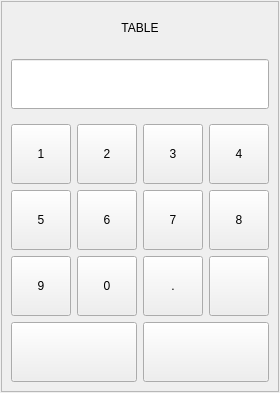
<?xml version="1.0" encoding="UTF-8"?>
<ui version="4.0">
 <class>DlgPassword</class>
 <widget class="QDialog" name="DlgPassword">
  <property name="geometry">
   <rect>
    <x>0</x>
    <y>0</y>
    <width>280</width>
    <height>393</height>
   </rect>
  </property>
  <property name="sizePolicy">
   <sizepolicy hsizetype="Preferred" vsizetype="Preferred">
    <horstretch>0</horstretch>
    <verstretch>0</verstretch>
   </sizepolicy>
  </property>
  <property name="maximumSize">
   <size>
    <width>280</width>
    <height>16777215</height>
   </size>
  </property>
  <property name="windowTitle">
   <string/>
  </property>
  <layout class="QGridLayout" name="gridLayout">
   <property name="leftMargin">
    <number>1</number>
   </property>
   <property name="topMargin">
    <number>1</number>
   </property>
   <property name="rightMargin">
    <number>1</number>
   </property>
   <property name="bottomMargin">
    <number>1</number>
   </property>
   <item row="0" column="0">
    <widget class="QFrame" name="frame">
     <property name="frameShape">
      <enum>QFrame::StyledPanel</enum>
     </property>
     <property name="frameShadow">
      <enum>QFrame::Raised</enum>
     </property>
     <property name="smartdlg" stdset="0">
      <bool>true</bool>
     </property>
     <layout class="QGridLayout" name="gridLayout_2">
      <item row="0" column="0" colspan="4">
       <widget class="QLabel" name="label">
        <property name="sizePolicy">
         <sizepolicy hsizetype="Preferred" vsizetype="Preferred">
          <horstretch>0</horstretch>
          <verstretch>0</verstretch>
         </sizepolicy>
        </property>
        <property name="text">
         <string>TABLE</string>
        </property>
        <property name="alignment">
         <set>Qt::AlignCenter</set>
        </property>
        <property name="wordWrap">
         <bool>true</bool>
        </property>
       </widget>
      </item>
      <item row="1" column="0" colspan="4">
       <widget class="QWidget" name="widget" native="true">
        <layout class="QHBoxLayout" name="horizontalLayout">
         <property name="leftMargin">
          <number>0</number>
         </property>
         <property name="rightMargin">
          <number>0</number>
         </property>
         <item>
          <widget class="QLineEdit" name="lePassword">
           <property name="sizePolicy">
            <sizepolicy hsizetype="Expanding" vsizetype="Preferred">
             <horstretch>0</horstretch>
             <verstretch>0</verstretch>
            </sizepolicy>
           </property>
           <property name="minimumSize">
            <size>
             <width>0</width>
             <height>50</height>
            </size>
           </property>
           <property name="font">
            <font>
             <pointsize>16</pointsize>
            </font>
           </property>
           <property name="echoMode">
            <enum>QLineEdit::Password</enum>
           </property>
           <property name="alignment">
            <set>Qt::AlignCenter</set>
           </property>
          </widget>
         </item>
        </layout>
       </widget>
      </item>
      <item row="2" column="0">
       <widget class="QPushButton" name="pushButton">
        <property name="minimumSize">
         <size>
          <width>60</width>
          <height>60</height>
         </size>
        </property>
        <property name="maximumSize">
         <size>
          <width>60</width>
          <height>60</height>
         </size>
        </property>
        <property name="focusPolicy">
         <enum>Qt::NoFocus</enum>
        </property>
        <property name="text">
         <string>1</string>
        </property>
       </widget>
      </item>
      <item row="2" column="1">
       <widget class="QPushButton" name="pushButton_2">
        <property name="minimumSize">
         <size>
          <width>60</width>
          <height>60</height>
         </size>
        </property>
        <property name="maximumSize">
         <size>
          <width>60</width>
          <height>60</height>
         </size>
        </property>
        <property name="focusPolicy">
         <enum>Qt::NoFocus</enum>
        </property>
        <property name="text">
         <string>2</string>
        </property>
       </widget>
      </item>
      <item row="2" column="2">
       <widget class="QPushButton" name="pushButton_3">
        <property name="minimumSize">
         <size>
          <width>60</width>
          <height>60</height>
         </size>
        </property>
        <property name="maximumSize">
         <size>
          <width>60</width>
          <height>60</height>
         </size>
        </property>
        <property name="focusPolicy">
         <enum>Qt::NoFocus</enum>
        </property>
        <property name="text">
         <string>3</string>
        </property>
       </widget>
      </item>
      <item row="2" column="3">
       <widget class="QPushButton" name="pushButton_4">
        <property name="minimumSize">
         <size>
          <width>60</width>
          <height>60</height>
         </size>
        </property>
        <property name="maximumSize">
         <size>
          <width>60</width>
          <height>60</height>
         </size>
        </property>
        <property name="focusPolicy">
         <enum>Qt::NoFocus</enum>
        </property>
        <property name="text">
         <string>4</string>
        </property>
       </widget>
      </item>
      <item row="3" column="0">
       <widget class="QPushButton" name="pushButton_5">
        <property name="minimumSize">
         <size>
          <width>60</width>
          <height>60</height>
         </size>
        </property>
        <property name="maximumSize">
         <size>
          <width>60</width>
          <height>60</height>
         </size>
        </property>
        <property name="focusPolicy">
         <enum>Qt::NoFocus</enum>
        </property>
        <property name="text">
         <string>5</string>
        </property>
       </widget>
      </item>
      <item row="3" column="1">
       <widget class="QPushButton" name="pushButton_6">
        <property name="minimumSize">
         <size>
          <width>60</width>
          <height>60</height>
         </size>
        </property>
        <property name="maximumSize">
         <size>
          <width>60</width>
          <height>60</height>
         </size>
        </property>
        <property name="focusPolicy">
         <enum>Qt::NoFocus</enum>
        </property>
        <property name="text">
         <string>6</string>
        </property>
       </widget>
      </item>
      <item row="3" column="2">
       <widget class="QPushButton" name="pushButton_7">
        <property name="minimumSize">
         <size>
          <width>60</width>
          <height>60</height>
         </size>
        </property>
        <property name="maximumSize">
         <size>
          <width>60</width>
          <height>60</height>
         </size>
        </property>
        <property name="focusPolicy">
         <enum>Qt::NoFocus</enum>
        </property>
        <property name="text">
         <string>7</string>
        </property>
       </widget>
      </item>
      <item row="3" column="3">
       <widget class="QPushButton" name="pushButton_8">
        <property name="minimumSize">
         <size>
          <width>60</width>
          <height>60</height>
         </size>
        </property>
        <property name="maximumSize">
         <size>
          <width>60</width>
          <height>60</height>
         </size>
        </property>
        <property name="focusPolicy">
         <enum>Qt::NoFocus</enum>
        </property>
        <property name="text">
         <string>8</string>
        </property>
       </widget>
      </item>
      <item row="4" column="0">
       <widget class="QPushButton" name="pushButton_9">
        <property name="minimumSize">
         <size>
          <width>60</width>
          <height>60</height>
         </size>
        </property>
        <property name="maximumSize">
         <size>
          <width>60</width>
          <height>60</height>
         </size>
        </property>
        <property name="focusPolicy">
         <enum>Qt::NoFocus</enum>
        </property>
        <property name="text">
         <string>9</string>
        </property>
       </widget>
      </item>
      <item row="4" column="1">
       <widget class="QPushButton" name="pushButton_10">
        <property name="minimumSize">
         <size>
          <width>60</width>
          <height>60</height>
         </size>
        </property>
        <property name="maximumSize">
         <size>
          <width>60</width>
          <height>60</height>
         </size>
        </property>
        <property name="focusPolicy">
         <enum>Qt::NoFocus</enum>
        </property>
        <property name="text">
         <string>0</string>
        </property>
       </widget>
      </item>
      <item row="4" column="2">
       <widget class="QPushButton" name="pushButton_13">
        <property name="minimumSize">
         <size>
          <width>60</width>
          <height>60</height>
         </size>
        </property>
        <property name="maximumSize">
         <size>
          <width>60</width>
          <height>60</height>
         </size>
        </property>
        <property name="focusPolicy">
         <enum>Qt::NoFocus</enum>
        </property>
        <property name="text">
         <string>.</string>
        </property>
       </widget>
      </item>
      <item row="4" column="3">
       <widget class="QPushButton" name="btnClear">
        <property name="minimumSize">
         <size>
          <width>60</width>
          <height>60</height>
         </size>
        </property>
        <property name="maximumSize">
         <size>
          <width>60</width>
          <height>60</height>
         </size>
        </property>
        <property name="focusPolicy">
         <enum>Qt::NoFocus</enum>
        </property>
        <property name="text">
         <string/>
        </property>
        <property name="icon">
         <iconset resource="res.qrc">
          <normaloff>:/images/eraser.png</normaloff>:/images/eraser.png</iconset>
        </property>
        <property name="iconSize">
         <size>
          <width>32</width>
          <height>32</height>
         </size>
        </property>
       </widget>
      </item>
      <item row="5" column="0" colspan="2">
       <widget class="QPushButton" name="pushButton_11">
        <property name="minimumSize">
         <size>
          <width>60</width>
          <height>60</height>
         </size>
        </property>
        <property name="maximumSize">
         <size>
          <width>16777215</width>
          <height>60</height>
         </size>
        </property>
        <property name="focusPolicy">
         <enum>Qt::NoFocus</enum>
        </property>
        <property name="text">
         <string/>
        </property>
        <property name="icon">
         <iconset resource="res.qrc">
          <normaloff>:/images/cancel.png</normaloff>:/images/cancel.png</iconset>
        </property>
        <property name="iconSize">
         <size>
          <width>32</width>
          <height>32</height>
         </size>
        </property>
       </widget>
      </item>
      <item row="5" column="2" colspan="2">
       <widget class="QPushButton" name="pushButton_12">
        <property name="minimumSize">
         <size>
          <width>60</width>
          <height>60</height>
         </size>
        </property>
        <property name="maximumSize">
         <size>
          <width>16777215</width>
          <height>60</height>
         </size>
        </property>
        <property name="focusPolicy">
         <enum>Qt::NoFocus</enum>
        </property>
        <property name="text">
         <string/>
        </property>
        <property name="icon">
         <iconset resource="res.qrc">
          <normaloff>:/images/ok.png</normaloff>:/images/ok.png</iconset>
        </property>
        <property name="iconSize">
         <size>
          <width>32</width>
          <height>32</height>
         </size>
        </property>
       </widget>
      </item>
     </layout>
    </widget>
   </item>
  </layout>
 </widget>
 <resources>
  <include location="res.qrc"/>
 </resources>
 <connections/>
</ui>
